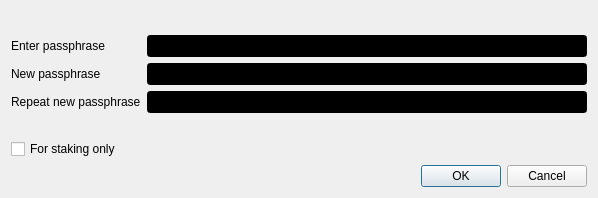
<?xml version="1.0" encoding="UTF-8"?>
<ui version="4.0">
 <class>AskPassphraseDialog</class>
 <widget class="QDialog" name="AskPassphraseDialog">
  <property name="geometry">
   <rect>
    <x>0</x>
    <y>0</y>
    <width>598</width>
    <height>198</height>
   </rect>
  </property>
  <property name="sizePolicy">
   <sizepolicy hsizetype="Preferred" vsizetype="Minimum">
    <horstretch>0</horstretch>
    <verstretch>0</verstretch>
   </sizepolicy>
  </property>
  <property name="minimumSize">
   <size>
    <width>550</width>
    <height>0</height>
   </size>
  </property>
  <property name="windowTitle">
   <string>Passphrase Dialog</string>
  </property>
  <property name="styleSheet">
   <string notr="true">QLineEdit {color:#c5b358; background: black;}</string>
  </property>
  <layout class="QVBoxLayout" name="verticalLayout">
   <item>
    <widget class="QLabel" name="warningLabel">
     <property name="textFormat">
      <enum>Qt::RichText</enum>
     </property>
     <property name="wordWrap">
      <bool>true</bool>
     </property>
    </widget>
   </item>
   <item>
    <layout class="QFormLayout" name="formLayout">
     <property name="fieldGrowthPolicy">
      <enum>QFormLayout::AllNonFixedFieldsGrow</enum>
     </property>
     <item row="0" column="0">
      <widget class="QLabel" name="passLabel1">
       <property name="text">
        <string>Enter passphrase</string>
       </property>
      </widget>
     </item>
     <item row="0" column="1">
      <widget class="QLineEdit" name="passEdit1">
       <property name="echoMode">
        <enum>QLineEdit::Password</enum>
       </property>
      </widget>
     </item>
     <item row="1" column="0">
      <widget class="QLabel" name="passLabel2">
       <property name="text">
        <string>New passphrase</string>
       </property>
      </widget>
     </item>
     <item row="1" column="1">
      <widget class="QLineEdit" name="passEdit2">
       <property name="echoMode">
        <enum>QLineEdit::Password</enum>
       </property>
      </widget>
     </item>
     <item row="2" column="0">
      <widget class="QLabel" name="passLabel3">
       <property name="text">
        <string>Repeat new passphrase</string>
       </property>
      </widget>
     </item>
     <item row="2" column="1">
      <widget class="QLineEdit" name="passEdit3">
       <property name="echoMode">
        <enum>QLineEdit::Password</enum>
       </property>
      </widget>
     </item>
     <item row="3" column="1">
      <widget class="QLabel" name="capsLabel">
       <property name="font">
        <font>
         <weight>75</weight>
         <bold>true</bold>
        </font>
       </property>
       <property name="text">
        <string/>
       </property>
       <property name="alignment">
        <set>Qt::AlignCenter</set>
       </property>
      </widget>
     </item>
     <item row="4" column="0">
      <widget class="QCheckBox" name="stakingCheckBox">
       <property name="enabled">
        <bool>true</bool>
       </property>
       <property name="visible">
        <bool>false</bool>
       </property>
       <property name="toolTip">
        <string>Serves to disable the trivial sendmoney when OS account compromised. Provides no real security.</string>
       </property>
       <property name="text">
        <string>For staking only</string>
       </property>
      </widget>
     </item>
    </layout>
   </item>
   <item>
    <widget class="QDialogButtonBox" name="buttonBox">
     <property name="orientation">
      <enum>Qt::Horizontal</enum>
     </property>
     <property name="standardButtons">
      <set>QDialogButtonBox::Cancel|QDialogButtonBox::Ok</set>
     </property>
    </widget>
   </item>
  </layout>
 </widget>
 <resources/>
 <connections>
  <connection>
   <sender>buttonBox</sender>
   <signal>accepted()</signal>
   <receiver>AskPassphraseDialog</receiver>
   <slot>accept()</slot>
   <hints>
    <hint type="sourcelabel">
     <x>248</x>
     <y>254</y>
    </hint>
    <hint type="destinationlabel">
     <x>157</x>
     <y>274</y>
    </hint>
   </hints>
  </connection>
  <connection>
   <sender>buttonBox</sender>
   <signal>rejected()</signal>
   <receiver>AskPassphraseDialog</receiver>
   <slot>reject()</slot>
   <hints>
    <hint type="sourcelabel">
     <x>316</x>
     <y>260</y>
    </hint>
    <hint type="destinationlabel">
     <x>286</x>
     <y>274</y>
    </hint>
   </hints>
  </connection>
 </connections>
</ui>
